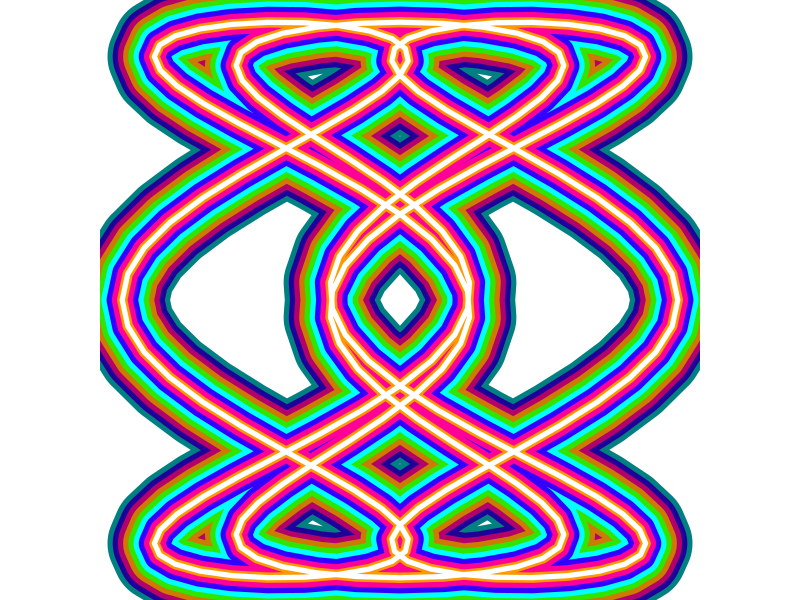

This figure's R source:
png("mypic2.png",width=300,height=300)

par(mar=c(0,0,0,0),pty="s")

plot(0,0,type="n",axes=F,ann=F,xlim=c(-1,1),ylim=c(-1,1))

th = seq(0,2*pi,pi/100)
x = cos(th*4)*cos(th*5)
y = sin(th*3)
pp = seq(0,1,length.out=length(th))
lines(x,y,col=hsv(0.5,1,0.5),lwd=90)
lines(x,y,col=hsv(0.7,1,0.6),lwd=80)
lines(x,y,col=hsv(0.9,1,0.7),lwd=70)
lines(x,y,col=hsv(0.1,1,0.8),lwd=60)
lines(x,y,col=hsv(0.3,1,0.9),lwd=50)
lines(x,y,col=hsv(0.5,1,1),lwd=40)
lines(x,y,col=hsv(0.7,1,1),lwd=30)
lines(x,y,col=hsv(0.9,1,1),lwd=20)
lines(x,y,col=hsv(0.1,1,1),lwd=10)
lines(x,y,col=hsv(1,0,1),lwd=5)
print(pp)
dev.off()
